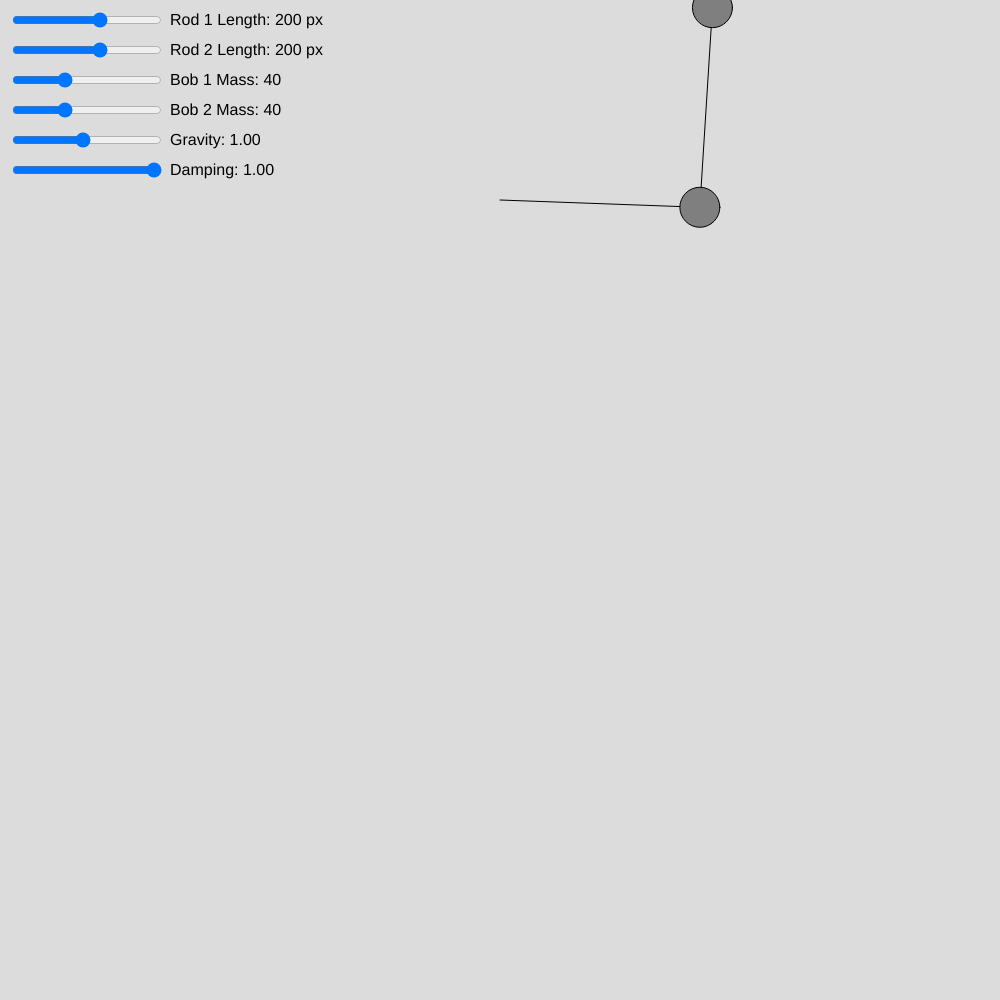
Frame 1 (no input)
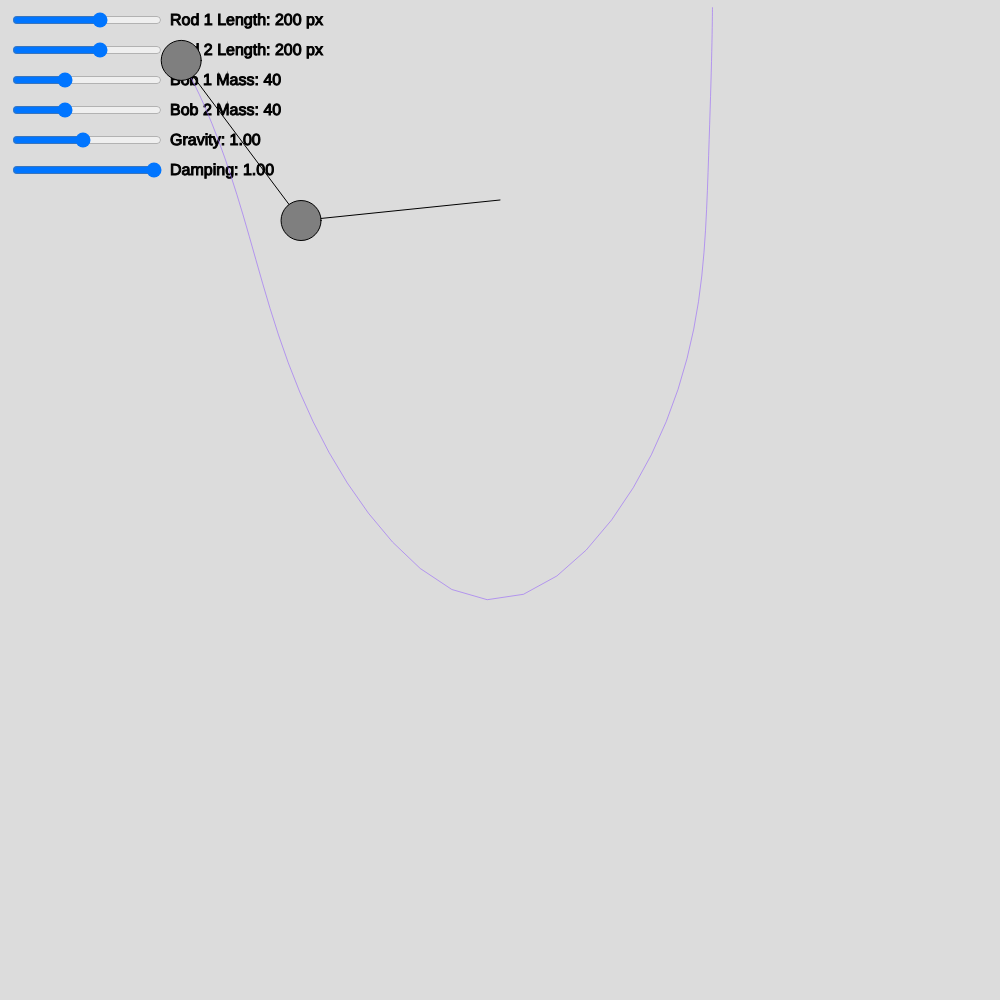
Frame 60 (no input)
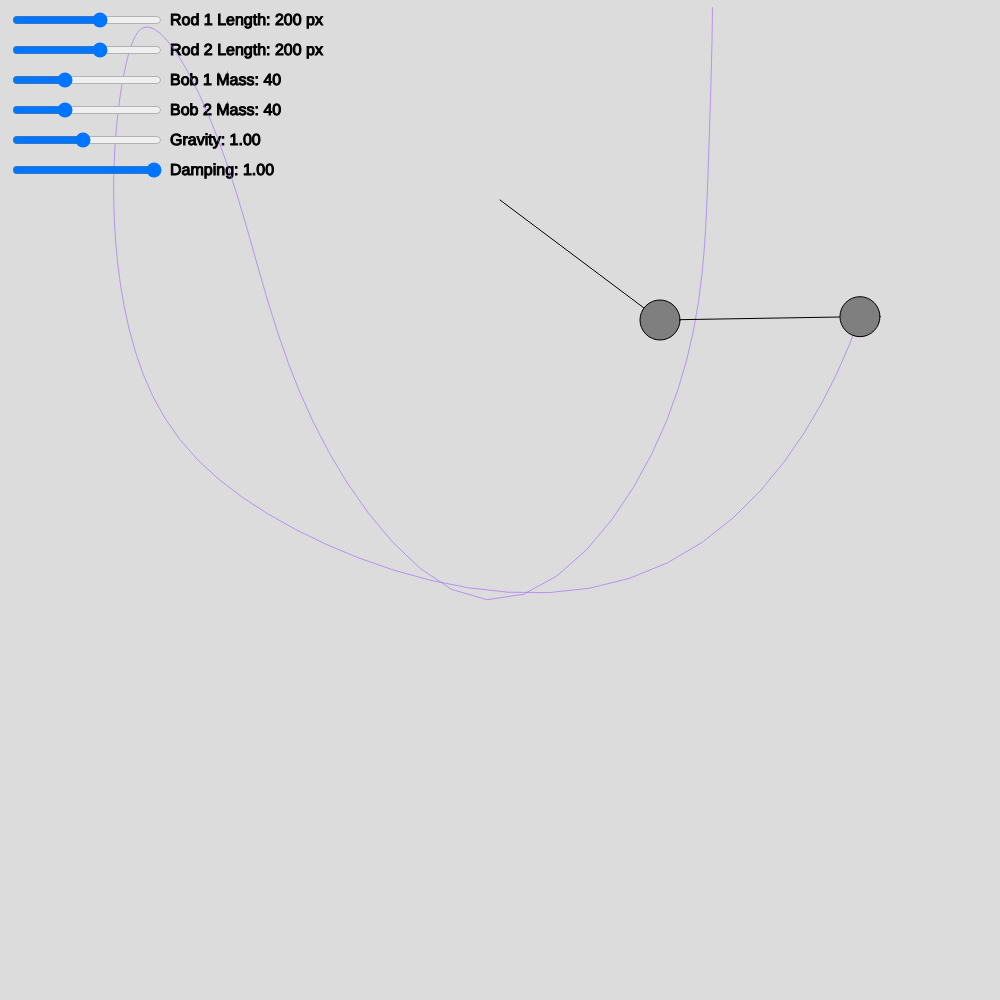
Frame 120 (the mouse pressed at the canvas centre since frame 60)

The p5.js sketch that drew these frames (run headless with seeded random() and noise() and a simulated clock; from frame 60 on, the mouse is pressed at the canvas centre):

// p5.js sketch
// ── sketch.js
let length1Slider, length2Slider, mass1Slider, mass2Slider, gravitySlider, dampingSlider;
let pendulum;

function setup() {
  createCanvas(1000, 1000);

  // Create sliders
  length1Slider = createSlider(50, 300, 200, 1); // Length of rod 1
  length1Slider.position(10, 10);
  length1Slider.style('width', '150px');

  length2Slider = createSlider(50, 300, 200, 1); // Length of rod 2
  length2Slider.position(10, 40);
  length2Slider.style('width', '150px');

  mass1Slider = createSlider(10, 100, 40, 1); // Mass of bob 1
  mass1Slider.position(10, 70);
  mass1Slider.style('width', '150px');

  mass2Slider = createSlider(10, 100, 40, 1); // Mass of bob 2
  mass2Slider.position(10, 100);
  mass2Slider.style('width', '150px');

  gravitySlider = createSlider(0.1, 2, 1, 0.01); // Gravity
  gravitySlider.position(10, 130);
  gravitySlider.style('width', '150px');

  dampingSlider = createSlider(0.9, 1, 1, 0.01); // Damping factor
  dampingSlider.position(10, 160);
  dampingSlider.style('width', '150px');

  // Initialize the double pendulum
  pendulum = new DoublePendulum(width / 2, 200);
}

function draw() {
  background(220);

  // Update pendulum properties based on slider values
  pendulum.length1 = length1Slider.value();
  pendulum.length2 = length2Slider.value();
  pendulum.mass1 = mass1Slider.value();
  pendulum.mass2 = mass2Slider.value();
  pendulum.gravity = gravitySlider.value();
  pendulum.damping = dampingSlider.value();

  // Display slider values
  fill(0);
  textSize(16);
  text('Rod 1 Length: ' + length1Slider.value() + ' px', 170, 25);
  text('Rod 2 Length: ' + length2Slider.value() + ' px', 170, 55);
  text('Bob 1 Mass: ' + mass1Slider.value(), 170, 85);
  text('Bob 2 Mass: ' + mass2Slider.value(), 170, 115);
  text('Gravity: ' + gravitySlider.value().toFixed(2), 170, 145);
  text('Damping: ' + dampingSlider.value().toFixed(2), 170, 175);

  // Update and display the double pendulum
  pendulum.update();
  pendulum.display();
}

// Double Pendulum class definition
class DoublePendulum {
  constructor(x, y) {
    this.origin = createVector(x, y);
    this.length1 = 200; // Length of rod 1
    this.length2 = 200; // Length of rod 2
    this.mass1 = 40; // Mass of bob 1
    this.mass2 = 40; // Mass of bob 2
    this.angle1 = PI / 2 * 0.98; // Initial angle for rod 1
    this.angle2 = PI * 0.98; // Initial angle for rod 2
    this.angularVelocity1 = 0;
    this.angularVelocity2 = 0;
    this.angularAcceleration1 = 0;
    this.angularAcceleration2 = 0;
    this.gravity = 1;
    this.damping = 1;
    this.trail = [];
  }

  update() {
    let num1 = -this.gravity * (2 * this.mass1 + this.mass2) * sin(this.angle1);
    let num2 = -this.mass2 * this.gravity * sin(this.angle1 - 2 * this.angle2);
    let num3 = -2 * sin(this.angle1 - this.angle2) * this.mass2;
    let num4 = this.angularVelocity2 * this.angularVelocity2 * this.length2 + this.angularVelocity1 * this.angularVelocity1 * this.length1 * cos(this.angle1 - this.angle2);
    let den = this.length1 * (2 * this.mass1 + this.mass2 - this.mass2 * cos(2 * this.angle1 - 2 * this.angle2));
    this.angularAcceleration1 = (num1 + num2 + num3 * num4) / den;

    num1 = 2 * sin(this.angle1 - this.angle2);
    num2 = (this.angularVelocity1 * this.angularVelocity1 * this.length1 * (this.mass1 + this.mass2));
    num3 = this.gravity * (this.mass1 + this.mass2) * cos(this.angle1);
    num4 = this.angularVelocity2 * this.angularVelocity2 * this.length2 * this.mass2 * cos(this.angle1 - this.angle2);
    den = this.length2 * (2 * this.mass1 + this.mass2 - this.mass2 * cos(2 * this.angle1 - 2 * this.angle2));
    this.angularAcceleration2 = (num1 * (num2 + num3 + num4)) / den;

    this.angularVelocity1 += this.angularAcceleration1;
    this.angularVelocity2 += this.angularAcceleration2;
    this.angularVelocity1 *= this.damping;
    this.angularVelocity2 *= this.damping;
    this.angle1 += this.angularVelocity1;
    this.angle2 += this.angularVelocity2;

    // Update the trail
    let x2 = this.origin.x + this.length1 * sin(this.angle1) + this.length2 * sin(this.angle2);
    let y2 = this.origin.y + this.length1 * cos(this.angle1) + this.length2 * cos(this.angle2);
    this.trail.push(createVector(x2, y2));

    // Limit the trail length
    if (this.trail.length > 1000) {
      this.trail.splice(0, 1);
    }
  }

  display() {
    // Calculate positions of the bobs
    let x1 = this.origin.x + this.length1 * sin(this.angle1);
    let y1 = this.origin.y + this.length1 * cos(this.angle1);
    let x2 = x1 + this.length2 * sin(this.angle2);
    let y2 = y1 + this.length2 * cos(this.angle2);

    // Draw the trail
    noFill();
    stroke(150, 100, 250, 150);
    beginShape();
    for (let i = 0; i < this.trail.length; i++) {
      vertex(this.trail[i].x, this.trail[i].y);
    }
    endShape();

    // Draw rods
    stroke(0);
    line(this.origin.x, this.origin.y, x1, y1);
    line(x1, y1, x2, y2);

    // Draw bobs
    fill(127);
    ellipse(x1, y1, this.mass1, this.mass1);
    ellipse(x2, y2, this.mass2, this.mass2);
  }
}
